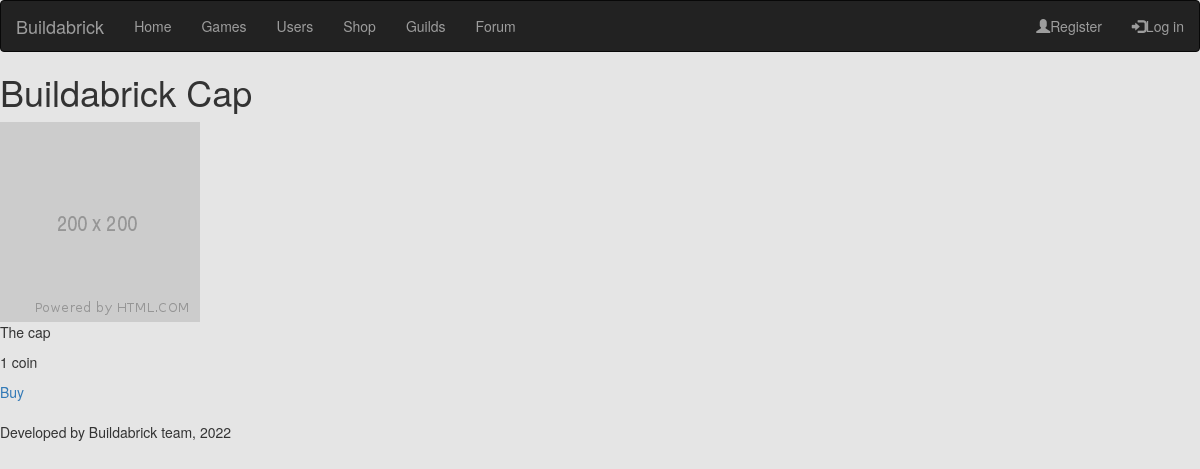
Page /item/1 on the committed database.
### website/models.py (models this page shows, shortened)
class Item(models.Model):
    name = models.CharField(max_length=20)
    image = models.CharField(max_length=100)
    description = models.TextField()
    price = models.CharField(max_length=100)

### website/views.py (the view)
# urls.py: path('item/<int:item_id>', item, name='item'),
def item(request, item_id):
    item = Item.objects.get(pk=item_id)
    context = {'item': item}
    return render(request, 'website/item.html', context)

### website/templates/website/item.html (shortened to what this page needs)
{% extends 'base.html' %}
{% block content %}
<h1>{{ item.name }}</h1>
<img src="/static/website/{{ item.image }}">
<p>{{ item.description }}</p>
<p>{{ item.price }}</p>
<a href='/buy/{{ item.id }}'>Buy</a>
{% endblock %}

### website/templates/base.html (style rules this page uses)
body { background-color: #e5e5e5; }

### rows in the picture
Item: name "Buildabrick Cap", image (placeholder picture), description "The cap", price "1 coin"
